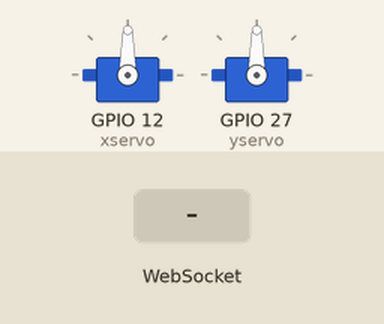
Simulated run of this sketch. Board: ESP32. Parts: 2 × servo. The inputs (shaded band) are chosen by the test bench. WiFi joins after 1.5 s; servers stay silent unless stated; what the sketch prints to the serial monitor is not drawn.

Above: at 2.7 s.
2.8 s: WebSocket text "toggle-circle" received
At 2.95 s:
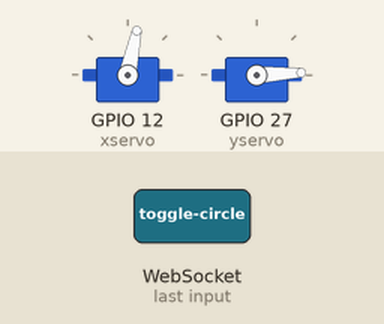
5.8 s: WebSocket text "normal-circle" received
At 7.47 s:
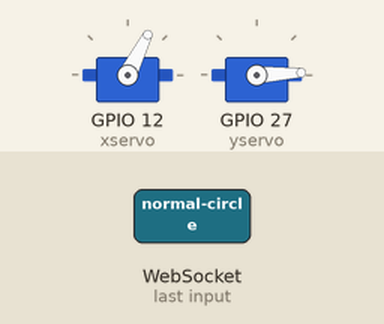
11.8 s: WebSocket text "toggle-circle" received
At 13.2 s:
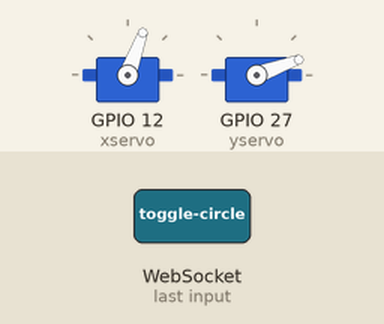
Timing chart, 0 to 14.3 s (numbered marks = the images above; inputs shaded):
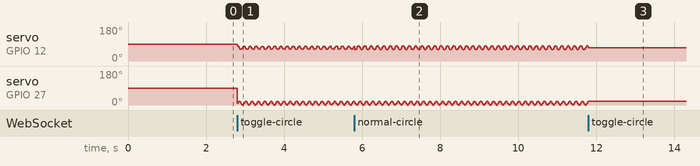

Measured:
- after the input at 11.8 s, servo on GPIO 12 (xservo): goes on until 11.8 s, then stays 70°; servo on GPIO 27 (yservo): goes on until 11.8 s, then stays 20°

The sketch:

laser.ino
```cpp
#include <WiFi.h>
#include <AsyncTCP.h>
#include <ESPAsyncWebServer.h>
#include <ESP32Servo.h>

// WiFi credentials
const char* ssid = "MAKERSPACE";
const char* password = "12345678";

// Create AsyncWebServer and WebSocket
AsyncWebServer server(80);
AsyncWebSocket ws("/ws");

// HTML page served to clients, with controls for circle and slip rate
const char index_html[] PROGMEM = R"rawliteral(
<!DOCTYPE html>
<html>
<head>
  <meta name="viewport" content="width=device-width, initial-scale=1.0, user-scalable=no">
  <title>ESP32 Mirror Control</title>
  <style>
    body { font-family: Helvetica; text-align:center; margin:20px; }
    #controls { max-width: 400px; margin: auto; }
    .row { margin: 15px 0; }
    label { display:block; margin-bottom:5px; }
    button { padding: 8px 16px; font-size:16px; }
  </style>
</head>
<body>
  <h1>ESP32 Mirror Servo</h1>
  <div id="controls">
    <div class="row">
      <input id="toggle-circle" type="checkbox">
      <label for="toggle-circle">Draw Dynamic Circle</label>
    </div>
    <div class="row">
      <button id="button-normal">Normal Circle</button>
    </div>
    <div class="row">
      <label for="slider-slip">Slip Increment: <span id="slip-value">0.005</span></label>
      <input id="slider-slip" type="range" min="0" max="0.1" step="0.0005" value="0.005">
    </div>
    <p>Status: <span id="state">Idle</span></p>
  </div>

  <script>
    const socket = new WebSocket(`ws://${window.location.hostname}/ws`);
    socket.onopen = () => console.log("WS connected");
    socket.onmessage = e => console.log("WS recv:", e.data);

    const toggle = document.getElementById('toggle-circle');
    const normalBtn = document.getElementById('button-normal');
    const slider = document.getElementById('slider-slip');
    const slipValue = document.getElementById('slip-value');
    const state = document.getElementById('state');

    toggle.addEventListener('change', () => {
      socket.send('toggle-circle');
      state.innerText = toggle.checked ? 'Dynamic ON' : 'Stopped';
    });

    normalBtn.addEventListener('click', () => {
      socket.send('normal-circle');
      state.innerText = 'Normal Circle';
    });

    slider.addEventListener('input', () => {
      const v = slider.value;
      slipValue.innerText = v;
      socket.send(`slip:${v}`);
    });
  </script>
</body>
</html>
)rawliteral";

// Servo objects
Servo xservo, yservo;

// Parametric draw settings
const int   N         = 200;     // steps per loop
const float A         = 20;      // total swing X (°)
const float B         = 20;      // total swing Y (°)
const float a         = 5.0;     // freq X
const float b         = 5.0;     // freq Y
const int   xoffset   = 60;      // servo midpoint X
const int   yoffset   = 0;       // servo midpoint Y

int xcentre, ycentre;
int  k          = 0;
float delta     = PI/2.0;       // initial phase for normal circle
float slipStep  = 0.005;        // default slip increment
bool  drawCircle= false;

// handle WS text messages
void handleWebSocketMessage(void *arg, uint8_t *data, size_t len) {
  AwsFrameInfo *info = (AwsFrameInfo*)arg;
  if (info->opcode==WS_TEXT && info->index==0 && info->final) {
    data[len]=0;
    String msg = (char*)data;
    Serial.println("WS in: " + msg);

    if (msg == "toggle-circle") {
      drawCircle = !drawCircle;
      Serial.println(drawCircle ? "Dynamic Circle ON" : "Circle OFF");
    }
    else if (msg == "normal-circle") {
      drawCircle = true;
      delta = PI/2.0;
      slipStep = 0.0;
      Serial.println("Normal Circle");
    }
    else if (msg.startsWith("slip:")) {
      float v = msg.substring(5).toFloat();
      slipStep = v;
      Serial.printf("SlipStep = %.4f\n", slipStep);
    }
  }
}

// WS event hookup
void onEvent(AsyncWebSocket *server, AsyncWebSocketClient *client,
             AwsEventType type, void *arg, uint8_t *data, size_t len) {
  if (type == WS_EVT_DATA) handleWebSocketMessage(arg, data, len);
}

void setup(){
  Serial.begin(115200);
  // attach servos (change pins if needed)
  xservo.attach(12);
  yservo.attach(27);
  xcentre = xoffset + (A/2.0);
  ycentre = yoffset + (B/2.0);

  // WiFi
  WiFi.begin(ssid, password);
  Serial.print("Connecting WiFi");
  while(WiFi.status()!=WL_CONNECTED){
    delay(500); Serial.print(".");
  }
  Serial.println("\nWiFi up: " + WiFi.localIP().toString());

  // WebSocket + server
  ws.onEvent(onEvent);
  server.addHandler(&ws);
  server.on("/", HTTP_GET, [](AsyncWebServerRequest *r){
    r->send_P(200,"text/html",index_html);
  });
  server.begin();
}

void loop(){
  if(drawCircle){
    float theta = TWO_PI * k / float(N);
    float x_raw = (A/2.0)*sin(a*theta + delta);
    float y_raw = (B/2.0)*sin(b*theta);

    int xpos = xcentre + int(x_raw);
    int ypos = ycentre + int(y_raw);

    xservo.write(xpos);
    yservo.write(ypos);

    k = (k+1) % N;
    delta += slipStep;
    if(delta > TWO_PI) delta -= TWO_PI;
  }
  ws.cleanupClients();
  delay(4);
}
```
